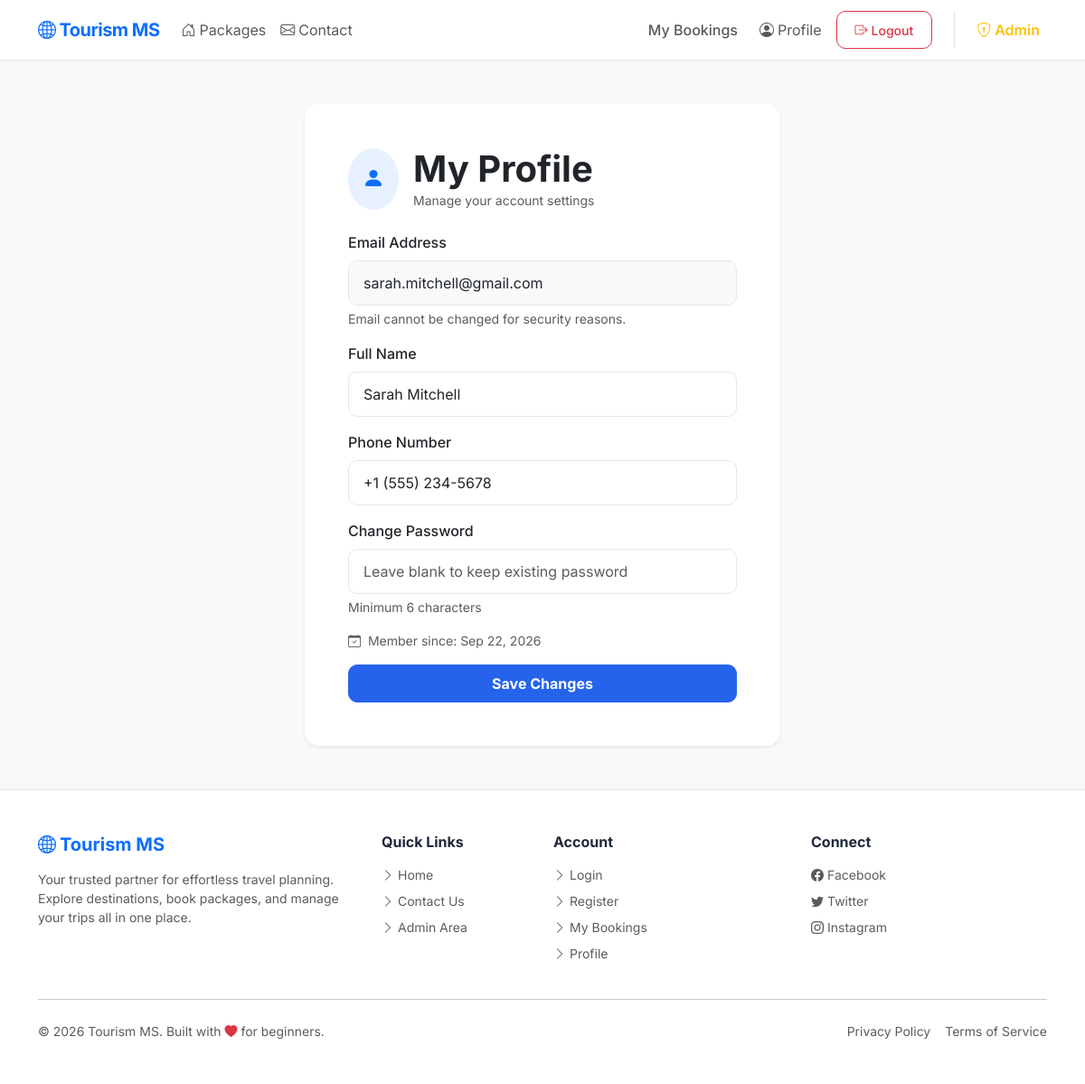
The app's page /profile.php (signed in) with its own data.
### tables this page shows
CREATE TABLE IF NOT EXISTS users (
    id INT AUTO_INCREMENT PRIMARY KEY,
    name VARCHAR(100) NOT NULL,
    email VARCHAR(100) NOT NULL UNIQUE,
    phone VARCHAR(20) NULL,
    password VARCHAR(255) NOT NULL,
    created_at TIMESTAMP DEFAULT CURRENT_TIMESTAMP,
    updated_at TIMESTAMP DEFAULT CURRENT_TIMESTAMP ON UPDATE CURRENT_TIMESTAMP
);

### src/helpers/helpers.php (called while the page is built, shortened)
<?php
function e(string $string): string
{
    return htmlspecialchars($string, ENT_QUOTES, 'UTF-8');
}
function formatDate(string $dateString, string $format = 'M d, Y h:i A'): string
{
    return date($format, strtotime($dateString));
}

### public/profile.php (the view, shortened to what this page needs)
<?php
require_once __DIR__ . '/../src/helpers/helpers.php';
$user_id = getCurrentUserId();
$pdo = getDbConnection();
$stmt = $pdo->prepare("SELECT name, email, phone, created_at FROM users WHERE id = ?");
$stmt->execute([$user_id]);
$user = $stmt->fetch();
?>
<?php include __DIR__ . '/../src/views/public/header.php'; ?>
<div class="container my-5" style="max-width: 550px;">
    <div class="card border-0 shadow-sm">
        <div class="card-body p-4 p-md-5">
            <div class="d-flex align-items-center mb-4">
                <div class="bg-primary bg-opacity-10 rounded-circle p-3 me-3">
                    <i class="bi bi-person-fill text-primary" style="font-size: 1.5rem;"></i>
                </div>
                <div>
                    <h1 class="fw-bold mb-0">My Profile</h1>
                    <p class="text-muted small mb-0">Manage your account settings</p>
                </div>
            </div>
            <form method="POST">
                <div class="mb-3">
                    <label class="form-label fw-medium">Email Address</label>
                    <input type="email" class="form-control bg-light" value="<?= e($user['email']) ?>" disabled>
                    <div class="form-text">Email cannot be changed for security reasons.</div>
                </div>
                <div class="mb-3">
                    <label class="form-label fw-medium">Full Name</label>
                    <input type="text" name="name" class="form-control" value="<?= e($user['name']) ?>" required>
                </div>
                <div class="mb-3">
                    <label class="form-label fw-medium">Phone Number</label>
                    <input type="tel" name="phone" class="form-control" value="<?= e($user['phone'] ?? '') ?>" placeholder="+1 (555) 000-0000">
                </div>
                <div class="mb-3">
                    <label class="form-label fw-medium">Change Password</label>
                    <input type="password" name="new_password" class="form-control" placeholder="Leave blank to keep existing password">
                    <div class="form-text">Minimum <?= PASSWORD_MIN_LENGTH ?> characters</div>
                </div>
                <div class="mb-3 text-muted small">
                    <i class="bi bi-calendar-check me-1"></i> Member since: <?= formatDate($user['created_at'], 'M d, Y') ?>
                </div>
                <button type="submit" class="btn btn-primary w-100 py-2 fw-bold">Save Changes</button>
            </form>
        </div>
    </div>
</div>
<?php include __DIR__ . '/../src/views/public/footer.php'; ?>

### public/css/style.css (style rules this page uses)
:root { --primary: #2563eb; --primary-dark: #1d4ed8; --secondary: #64748b; --success: #10b981; --background: #f8fafc; --white: #ffffff; --text-main: #1e293b; --text-muted: #64748b; --border: #e2e8f0; --shadow-sm: 0 1px 2px 0 rgb(0 0 0 / 0.05); --shadow: 0 4px 6px -1px rgb(0 0 0 / 0.1), 0 2px 4px -2px rgb(0 0 0 / 0.1); --shadow-md: 0 10px 15px -3px rgb(0 0 0 / 0.1), 0 4px 6px -4px rgb(0 0 0 / 0.1); }
html { scroll-behavior: smooth; }
body { font-family: 'Inter', system-ui, -apple-system, sans-serif; background-color: var(--background); color: var(--text-main); -webkit-font-smoothing: antialiased; }
.card { border: 1px solid var(--border); border-radius: 16px; background: var(--white); box-shadow: var(--shadow-sm); transition: all 0.3s cubic-bezier(0.4, 0, 0.2, 1); }
.btn { border-radius: 10px; padding: 0.6rem 1.25rem; font-weight: 500; transition: all 0.2s; }
.btn-primary { background-color: var(--primary); border-color: var(--primary); }
.form-control { border-radius: 10px; padding: 0.75rem 1rem; border: 1px solid var(--border); }

### records on screen
users: email "sarah.mitchell@gmail.com", name "Sarah Mitchell", phone "+1 (555) 234-5678", created_at "Sep 22, 2026"

### other values on screen
APP_NAME "Tourism MS"
PASSWORD_MIN_LENGTH "6"
